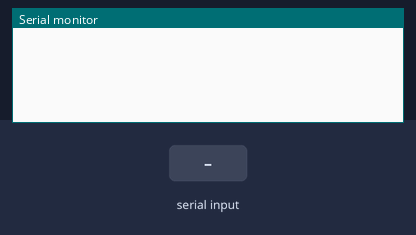
A sketch run on a simulated Arduino Uno, built with avr-gcc and run on an emulated ATmega328P. Parts: the last lines printed to the serial monitor. Inputs (shaded band) come from the test bench.

Above: at 1.2 s.
1.3 s: "1" received over Serial
At 2.5 s:
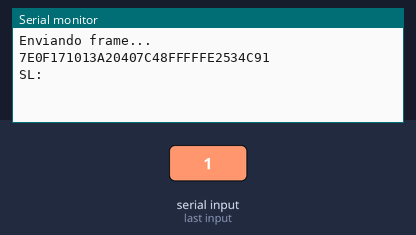
2.8 s: byte 56 ('8') received over Serial
At 3.9 s:
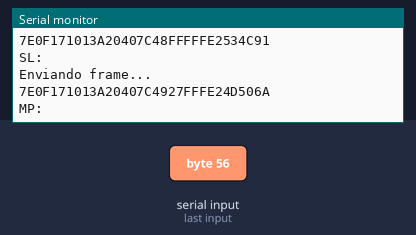
4.3 s: byte 57 ('9') received over Serial
At 5.0 s:
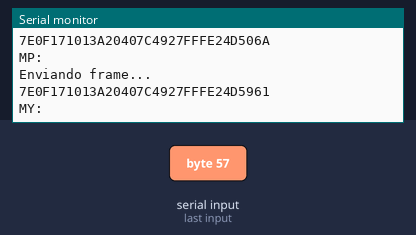
5.8 s: byte 65 ('A') received over Serial
At 7.0 s:
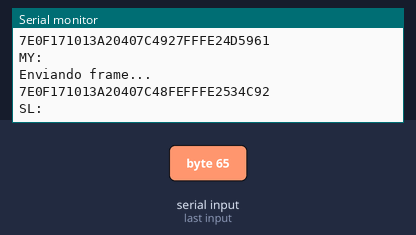
7.3 s: byte 66 ('B') received over Serial
At 8.5 s:
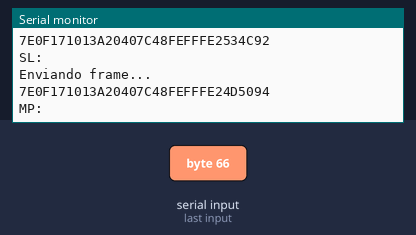
8.8 s: byte 67 ('C') received over Serial
At 9.6 s:
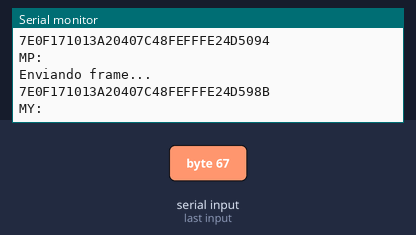

The sketch:

printSL.ino
```cpp
/* Programa para exibir dados recebidos de XBee.

   Possibilidades atuais:
      1 - Receber o endereco (SL )de um End Device cadastrado

   Possibilidades a serem implementadas:
   1 - Montar o pacote:
    1.1 - Pegar COMPRIMENTO
    1.2 - Pegar TIPO DE FRAME
    1.3 - Pegar o END. 64-bit
    1.4 - Pegar o END. 16-bit (MY)
    1.5 - Pegar o COMANDO (hex)
    1.6 - Calcular o CHECKSUM
   2 - Enviar o pacote
   3 - Verificar porta serial. Se disponivel, armazenar em um vetor o valor retornado
   4 - Enviar o vetor para o programa em Python.
*/
#include "SoftwareSerial.h"
SoftwareSerial xbee_serial(2, 3); //RX, TX

uint8_t option;
// const byte E1_64BIT_ADDRESS[] = {0x00, 0x13, 0xA2, 0x00, 0x40, 0x7C, 0x48, 0xFF};
// const byte E2_64BIT_ADDRESS[] = {0x00, 0x13, 0xA2, 0x00, 0x40, 0x7C, 0x49, 0x27};
// const byte E3_64BIT_ADDRESS[] = {0x00, 0x13, 0xA2, 0x00, 0x40, 0x7C, 0x48, 0xFE};

//00 13 A2 00 40 7C 48 FF - E1
//00 13 A2 00 40 7C 49 27 - E2
//00 13 A2 00 40 7C 48 FE - E3
//00 13 A2 00 40 4A 4B C6
//00 13 A2 00 40 7C 49 27 - R1
//00 13 A2 00 40 7C 48 FE - R2
int response[2] = {};

byte sl_frames[][19] = { // Array de frames SL
  {0x7E, 0x00, 0x0F, 0x17, 0x01, 0x00, 0x13, 0xA2, 0x00, 0x40, 0x7C, 0x48, 0xFF, 0xFF, 0xFE, 0x02, 0x53, 0x4C, 0x91}, //E1
  {0x7E, 0x00, 0x0F, 0x17, 0x01, 0x00, 0x13, 0xA2, 0x00, 0x40, 0x7C, 0x49, 0x27, 0xFF, 0xFE, 0x02, 0x53, 0x4C, 0x68}, // E2
  {0x7E, 0x00, 0x0F, 0x17, 0x01, 0x00, 0x13, 0xA2, 0x00, 0x40, 0x7C, 0x48, 0xFE, 0xFF, 0xFE, 0x02, 0x53, 0x4C, 0x92},  //E3
  {0x7E, 0x00, 0x0F, 0x17, 0x01, 0x00, 0x13, 0xA2, 0x00, 0x40, 0x4A, 0x4B, 0xC6, 0xFF, 0xFE, 0x02, 0x73, 0x6C, 0xB9}, //
  {0X7E, 0x00, 0x0F, 0x17, 0x01, 0x00, 0x13, 0xA2, 0x00, 0x40, 0x7C, 0x49, 0x27, 0xFF, 0xFE, 0x02, 0x53, 0x4C, 0x68}, //R1
  {0X7E, 0x00, 0x0F, 0x17, 0x01, 0x00, 0x13, 0xA2, 0x00, 0x40, 0x7C, 0x48, 0xFE, 0xFF, 0xFE, 0x02, 0x53, 0x4C, 0x92}
};
//Ex. respo SL: 7E 00 13 97 01 00 13 A2 00 40 7C 48 FF FE 59 53 4C 00 40 7C 48 FF B6

byte mp_frames[][19] = { // Array de frames MP
  {0x7E, 0x00, 0x0F, 0x17, 0x01, 0x00, 0x13, 0xA2, 0x00, 0x40, 0x7C, 0x48, 0xFF, 0xFF, 0xFE, 0x02, 0x4D, 0x50, 0x93},
  {0x7E, 0x00, 0x0F, 0x17, 0x01, 0x00, 0x13, 0xA2, 0x00, 0x40, 0x7C, 0x49, 0x27, 0xFF, 0xFE, 0x02, 0x4D, 0x50, 0x6A},
  {0x7E, 0x00, 0x0F, 0x17, 0x01, 0x00, 0x13, 0xA2, 0x00, 0x40, 0x7C, 0x48, 0xFE, 0xFF, 0xFE, 0x02, 0x4D, 0x50, 0x94},
  {0x7E, 0x00, 0x0F, 0x17, 0x01, 0x00, 0x13, 0xA2, 0x00, 0x40, 0x4A, 0x4B, 0xC6, 0xFF, 0xFE, 0x02, 0x4D, 0x50, 0xFB},
  {0X7E, 0x00, 0x0F, 0x17, 0x01, 0x00, 0x13, 0xA2, 0x00, 0x40, 0x7C, 0x49, 0x27, 0xFF, 0xFE, 0x02, 0x4D, 0x50, 0x6A}, //R1
  {0X7E, 0x00, 0x0F, 0x17, 0x01, 0x00, 0x13, 0xA2, 0x00, 0x40, 0x7C, 0x48, 0xFE, 0xFF, 0xFE, 0x02, 0x4D, 0x50, 0x94}
};
//Ex. resp MP: 7E 00 11 97 01 00 13 A2 00 40 7C 48 FF FE 59 4D 50 00 00 00 BB


byte my_frames[][19] = {
  {0x7E, 0x00, 0x0F, 0x17, 0x01, 0x00, 0x13, 0xA2, 0x00, 0x40, 0x7C, 0x49, 0x27, 0xFF, 0xFE, 0x02, 0x4D, 0x59, 0x61},//R1
  {0x7E, 0x00, 0x0F, 0x17, 0x01, 0x00, 0x13, 0xA2, 0x00, 0x40, 0x7C, 0x48, 0xFE, 0xFF, 0xFE, 0x02, 0x4D, 0x59, 0x8B}
  //{0x7E, 0x00, 0x0F, 0x17, 0x01, 0x00, 0x13, 0xA2, 0x00, 0x40, 0x4A, 0x4B, 0xC6, 0xFF, 0xFE, 0x02, 0x4D, 0x59, 0xF2};
};

void setup() {
  Serial.begin(9600);
  xbee_serial.begin(9600);
}

void send_frame(byte frame[19], char param) {
  xbee_serial.flush();
  Serial.println("\nEnviando frame...");
  for (int i = 0; i < 19; i++) {
    Serial.print((byte)frame[i], HEX);
    xbee_serial.write((byte)frame[i]);
  }
  Serial.println();
  if (param == 'L') {
    Serial.print("SL: ");
  } else if (param == 'P') {
    Serial.print("MP: ");
  } else if (param == 'Y') {
    Serial.print("MY: ");
  }
}


void loop() {

  if (Serial.available() == 1) {
    option = Serial.read();
    switch (option) {
      case '1': // envia frame para o ED 1 [SL]
        send_frame(sl_frames[0], 'L');
        break;
      case '2': // envia frame para o ED 2 [SL]
        send_frame(sl_frames[1], 'L');
        break;
      case '3': // envia frame para o ED 3 [SL]
        send_frame(sl_frames[2], 'L');
        break;
      case '4': // envia frame para o ED 1 [MP]
        send_frame(mp_frames[0], 'P');
        break;
      case '5': // envia frame para o ED 2 [MP]
        send_frame(mp_frames[1], 'P');
        break;
      case '6': // envia frame para o ED 3 [MP]
        send_frame(mp_frames[2], 'P');
        break;
      case '7': // envia frame para o R1 [SL]
        send_frame(sl_frames[4], 'L');
        break;
      case '8': // envia frame para o R1 [MP]
        send_frame(mp_frames[4], 'P');
        break;
      case '9':
        send_frame(my_frames[0], 'Y'); // envia frame para o R2 [MY]
        break;
      case 'A': // envia frame para o R1 [SL]
        send_frame(sl_frames[5], 'L');
        break;
      case 'B': // envia frame para o R1 [MP]
        send_frame(mp_frames[5], 'P');
        break;
      case 'C':
        send_frame(my_frames[1], 'Y'); // envia frame para o R2 [MY]
        break;
    }
  }
  if (xbee_serial.available() > 21) {
    if (xbee_serial.read() == 0x7E) { // se for o inicio do pacote
      for (int i = 0; i < 21; i++) {
        Serial.print(xbee_serial.read(), HEX);
        Serial.print('-');
      }
      //      for (int i = 0; i < 17; i++) { // loop sobre a resposta
      //        uint8_t waste = xbee_serial.read(); // lixo
      //      }
      //      Serial.print("\nMP: ");
      //      for (int i = 0; i < 2; i++) { // loop para armazenar o SL do pacote recebido
      //        response[i] = xbee_serial.read();
      //        Serial.print(response[i], HEX);
      //        Serial.print('-');
      //      }// Ler somente 2 bytes para MP
      //      Serial.println();
    }
  }
  Serial.flush();

}
```

Measured:
- after the input at 1.3 s, the serial monitor: prints a new line at once (image 1)
- after the input at 2.8 s, the serial monitor: prints a new line at once (image 2)
- after the input at 4.3 s, the serial monitor: prints a new line at once (image 3)
- after the input at 5.8 s, the serial monitor: prints a new line at once (image 4)
- after the input at 7.3 s, the serial monitor: prints a new line at once (image 5)
- after the input at 8.8 s, the serial monitor: prints a new line at once (image 6)
